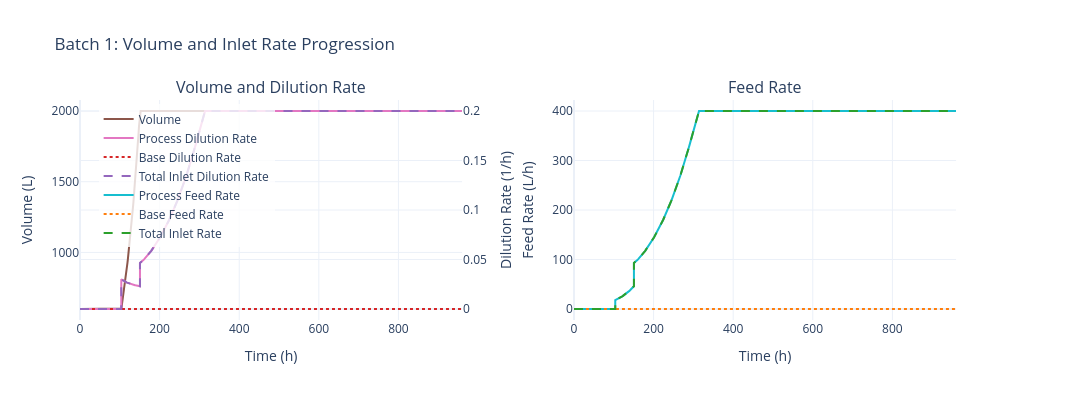

Write notebook code for a chart like this one.
### Code cell
sim.data.plot_volume_feed()

### Figure 1 — Plotly figure (JSON) as saved in the notebook; plotly's stock layout.template omitted (floating-point values rounded to 4 significant figures; data arrays with more than 128 entries replaced by an {"elided": "..."} marker saying what was removed)
{"data": [{"hovertemplate": "Time: %{x:.1f} h<br>Volume: %{y:.2f} L<extra></extra>", "line": {"color": "#8c564b", "width": 2}, "mode": "lines", "name": "Volume", "type": "scatter", "x": {"elided": "1015 float values"}, "xaxis": "x", "y": {"elided": "1015 float values"}, "yaxis": "y"}, {"hovertemplate": "Time: %{x:.1f} h<br>D_process: %{y:.4f} 1/h<extra></extra>", "line": {"color": "#e377c2", "width": 2}, "mode": "lines", "name": "Process Dilution Rate", "type": "scatter", "x": {"elided": "1015 float values"}, "xaxis": "x", "y": {"elided": "1015 float values"}, "yaxis": "y2"}, {"hovertemplate": "Time: %{x:.1f} h<br>D_base: %{y:.4f} 1/h<extra></extra>", "line": {"color": "#d62728", "dash": "dot", "width": 2}, "mode": "lines", "name": "Base Dilution Rate", "type": "scatter", "x": {"elided": "1015 float values"}, "xaxis": "x", "y": {"elided": "1015 float values"}, "yaxis": "y2"}, {"hovertemplate": "Time: %{x:.1f} h<br>D_total: %{y:.4f} 1/h<extra></extra>", "line": {"color": "#9467bd", "dash": "dash", "width": 2}, "mode": "lines", "name": "Total Inlet Dilution Rate", "type": "scatter", "x": {"elided": "1015 float values"}, "xaxis": "x", "y": {"elided": "1015 float values"}, "yaxis": "y2"}, {"hovertemplate": "Time: %{x:.1f} h<br>F_process: %{y:.4f} L/h<extra></extra>", "line": {"color": "#17becf", "width": 2}, "mode": "lines", "name": "Process Feed Rate", "type": "scatter", "x": {"elided": "1015 float values"}, "xaxis": "x2", "y": {"elided": "1015 float values"}, "yaxis": "y3"}, {"hovertemplate": "Time: %{x:.1f} h<br>F_base: %{y:.4f} L/h<extra></extra>", "line": {"color": "#ff7f0e", "dash": "dot", "width": 2}, "mode": "lines", "name": "Base Feed Rate", "type": "scatter", "x": {"elided": "1015 float values"}, "xaxis": "x2", "y": {"elided": "1015 float values"}, "yaxis": "y3"}, {"hovertemplate": "Time: %{x:.1f} h<br>F_total: %{y:.4f} L/h<extra></extra>", "line": {"color": "#2ca02c", "dash": "dash", "width": 2}, "mode": "lines", "name": "Total Inlet Rate", "type": "scatter", "x": {"elided": "1015 float values"}, "xaxis": "x2", "y": {"elided": "1015 float values"}, "yaxis": "y3"}], "layout": {"annotations": [{"font": {"size": 16}, "showarrow": false, "text": "Volume and Dilution Rate", "x": 0.205, "xanchor": "center", "xref": "paper", "y": 1, "yanchor": "bottom", "yref": "paper"}, {"font": {"size": 16}, "showarrow": false, "text": "Feed Rate", "x": 0.735, "xanchor": "center", "xref": "paper", "y": 1, "yanchor": "bottom", "yref": "paper"}], "font": {"size": 12}, "height": 400, "legend": {"bgcolor": "rgba(255,255,255,0.8)", "x": 0.02, "y": 0.98}, "showlegend": true, "title": {"text": "Batch 1: Volume and Inlet Rate Progression"}, "width": 1400, "xaxis": {"anchor": "y", "domain": [0, 0.41], "title": {"text": "Time (h)"}}, "xaxis2": {"anchor": "y3", "domain": [0.53, 0.94], "title": {"text": "Time (h)"}}, "yaxis": {"anchor": "x", "domain": [0, 1], "title": {"text": "Volume (L)"}}, "yaxis2": {"anchor": "x", "overlaying": "y", "side": "right", "title": {"text": "Dilution Rate (1/h)"}}, "yaxis3": {"anchor": "x2", "domain": [0, 1], "title": {"text": "Feed Rate (L/h)"}}}}
